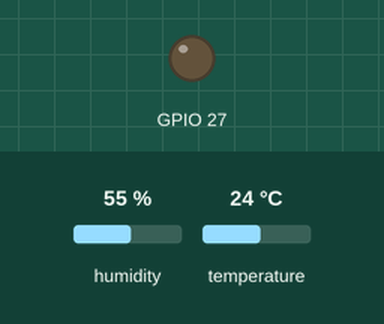
Bench run of a sketch on a simulated ESP32. Parts: output pins drawn as LEDs (lit = HIGH). The test bench sets the inputs (shaded band); at power-on: temperature 24 °C, humidity 55 %. What the sketch prints to the serial monitor is not drawn.

Above: at 2.8 s.
2.9 s: temperature set to 28 °C
At 5.1 s:
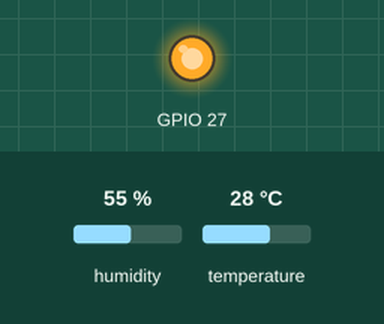
5.6 s: temperature set to 12 °C
At 7.5 s:
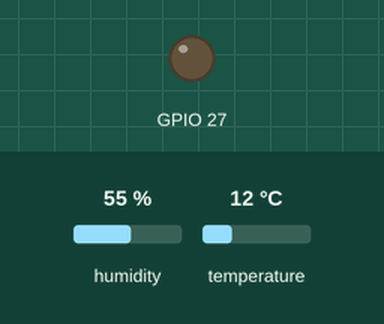
11.6 s: temperature set to 33 °C
At 13.4 s:
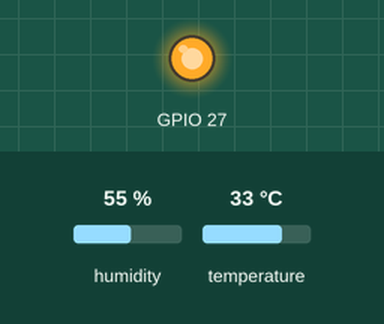
Timing chart, 0 to 14.9 s (numbered marks = the images above; inputs shaded):
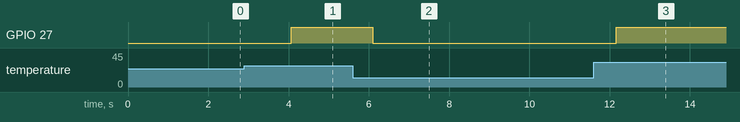

The sketch:

sketch_oct26a.ino
```cpp
#include "DHT.h"  //引入函式庫
#define DHT11PIN 14

DHT dht(DHT11PIN, DHT11); //宣告DHT物件

void setup()
{
  Serial.begin(115200);
  dht.begin();  //DHT物件啟動
  pinMode(27,OUTPUT);
}

void loop()
{

  float humi = dht.readHumidity();  //DHT讀取濕度
  float temp = dht.readTemperature(); //DHT讀取溫度
  if(temp>=27)digitalWrite(27,HIGH);
  else digitalWrite(27,LOW);
  Serial.print("Temperature: ");
  Serial.print(temp);
  Serial.print("ºC ");
  Serial.print("Humidity: ");
  Serial.println(humi);
}
```

Measured:
- the behaviour switches between 26 and 27 °C on temperature (found by bisection; images 0 and 1)
- after the input at 2.9 s, GPIO 27: LOW → HIGH after 1.2 s
- after the input at 5.6 s, GPIO 27: HIGH → LOW after 0.49 s
- after the input at 11.6 s, GPIO 27: LOW → HIGH after 0.56 s
